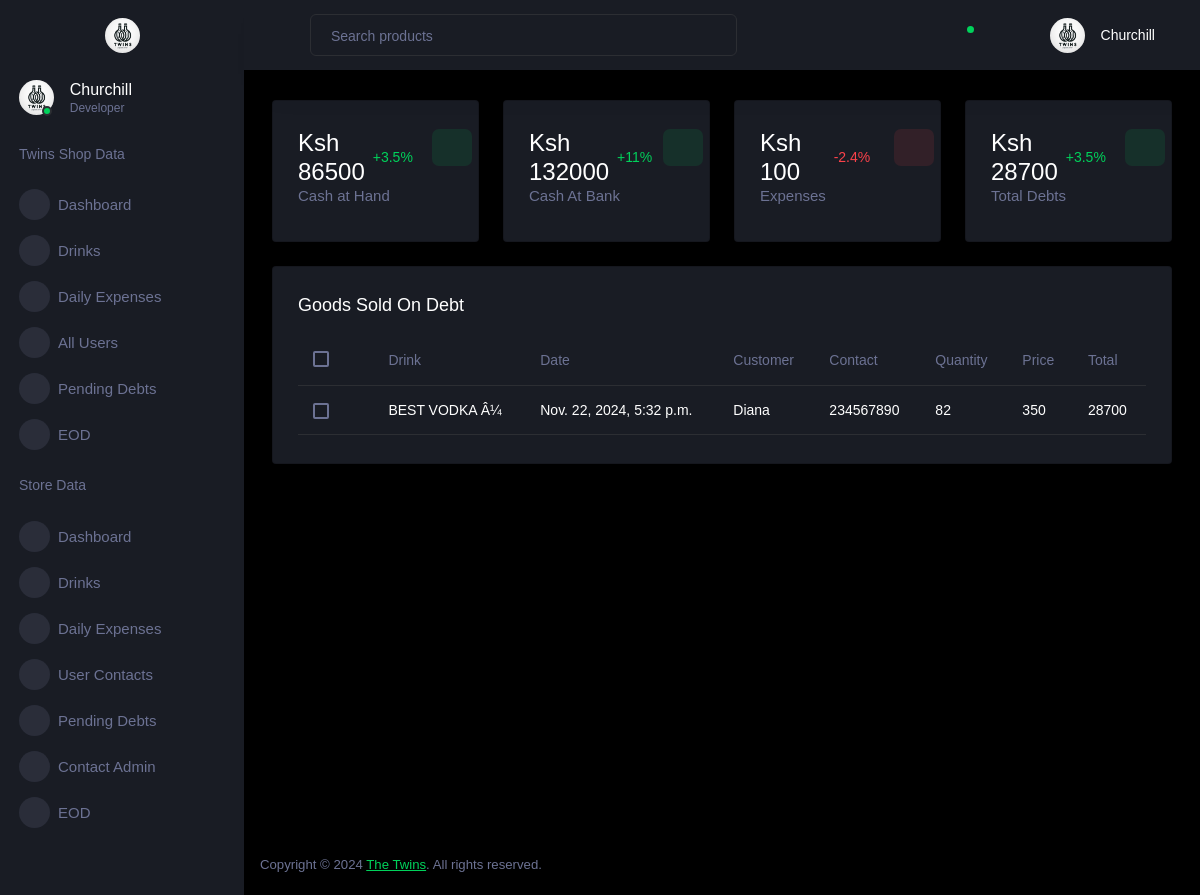
/store/twins-debtors/ (signed in), run on an earlier commit of the app's database.
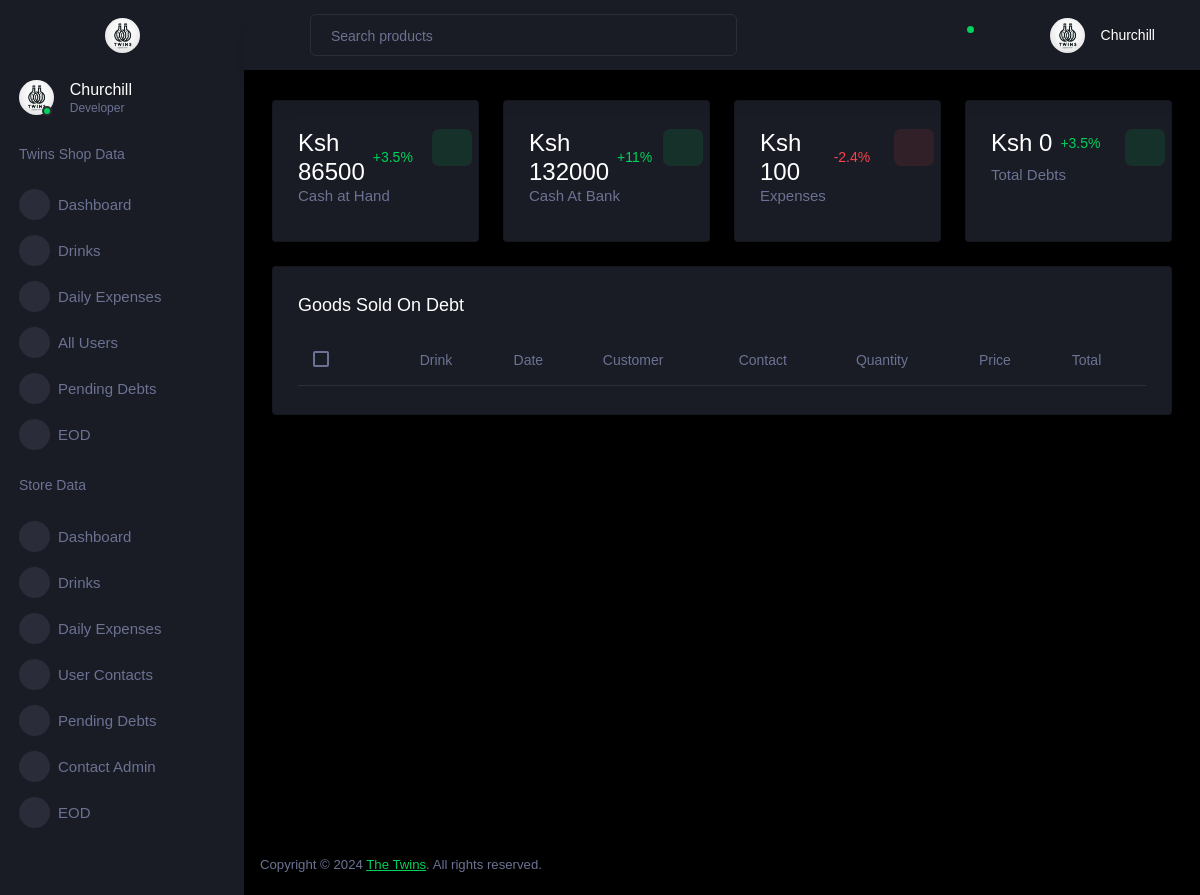
And on a later commit of the database.
### Home/models.py (models this page shows, shortened)
class Dashboard(models.Model):
    cash_at_hand = models.IntegerField(default=0, null=True)
    cash_at_bank = models.IntegerField(default=0, null=True)
    expenses = models.IntegerField(default=0, null=True)
    total_sales = models.IntegerField(default=0, null=True)
    debt = models.IntegerField(default=0, null=True)

class SoldDrinks(models.Model):
    drink = models.ForeignKey(Drinks, on_delete=models.CASCADE, related_name='sold_drinks')
    quantity = models.IntegerField(default=0)
    status = models.CharField(max_length=10, default='paid', null=False, choices=(
        ('Paid', 'Paid'),
        ('Debt', 'Debt')
    ))
    total = models.IntegerField(default=0)
    date = models.DateTimeField(auto_now_add=True)
    payment_mode = models.CharField(max_length=50, null=True, choices=(
        ('Till', 'Till'),
        ('Cash', 'Cash'),
        ('Debt', 'Debt'),
    ))
    customer = models.CharField(max_length=50, null=False, default='')
    customer_contact = models.CharField(max_length=20, default='+254')
    class Meta:
        ordering = ['-date']
    class Mete:
        ordering = ['name']

class Drinks(models.Model):
    name = models.CharField("Drink Name", max_length=50, default="")
    abv = models.CharField(max_length=3, default='', null=True, blank=True)
    wholesale = models.IntegerField(null=True)
    cost = models.IntegerField(default=100)
    opening_stock = models.IntegerField(default=0)
    added_stock = models.IntegerField(default=0)
    sold_stock = models.IntegerField(default=0)
    closing_stock = models.IntegerField(default=0)
    class Meta:
        ordering = ['name']

### TwinsAdminUsers/views.py (the view)
# urls.py: path("twins-debtors/", Debts.as_view(), name='twins_debtors'),
class Debts(LoginRequiredMixin, ListView):
    model = TwinsSoldDrinks
    context_object_name = 'debtors'
    template_name = 'Store/debts.html'
    def get_queryset(self):
        return super().get_queryset().filter(status='Debt')
    def get_context_data(self, **kwargs):
        context = super().get_context_data(**kwargs)
        dashboard, created = Dashmodel.objects.get_or_create(pk=1)
        context['dashboard'] = dashboard
        return context

### TwinsAdminUsers/templates/Store/debts.html (shortened to what the changed rows need)
{% extends "Store/base.html" %}
{% load static %}
{% block body %}
<div class="row">
  <div class="col-xl-3 col-sm-6 grid-margin stretch-card">
    <div class="card">
      <div class="card-body">
        <div class="row">
          <div class="col-9">
            <div class="d-flex align-items-center align-self-start">
              <h3 class="mb-0">Ksh {{ dashboard.cash_at_hand }}</h3>
              <p class="text-success ms-2 mb-0 font-weight-medium">+3.5%</p>
            </div>
          </div>
        </div>
      </div>
    </div>
  </div>
  <div class="col-xl-3 col-sm-6 grid-margin stretch-card">
    <div class="card">
      <div class="card-body">
        <div class="row">
          <div class="col-9">
            <div class="d-flex align-items-center align-self-start">
              <h3 class="mb-0">Ksh {{ dashboard.cash_at_bank }}</h3>
              <p class="text-success ms-2 mb-0 font-weight-medium">+11%</p>
            </div>
          </div>
        </div>
      </div>
    </div>
  </div>
  <div class="col-xl-3 col-sm-6 grid-margin stretch-card">
    <div class="card">
      <div class="card-body">
        <div class="row">
          <div class="col-9">
            <div class="d-flex align-items-center align-self-start">
              <h3 class="mb-0">Ksh {{ dashboard.expenses }}</h3>
              <p class="text-danger ms-2 mb-0 font-weight-medium">-2.4%</p>
            </div>
          </div>
        </div>
      </div>
    </div>
  </div>
  <div class="col-xl-3 col-sm-6 grid-margin stretch-card">
    <div class="card">
      <div class="card-body">
        <div class="row">
          <div class="col-9">
            <div class="d-flex align-items-center align-self-start">
              <h3 class="mb-0">Ksh {{ dashboard.debt }}</h3>
              <p class="text-success ms-2 mb-0 font-weight-medium">+3.5%</p>
            </div>
          </div>
        </div>
      </div>
    </div>
  </div>
</div>
<div class="row ">
  <div class="col-12 grid-margin">
    <div class="card">
      <div class="card-body">
        <div class="table-responsive">
          <table class="table">
            <thead>
              <tr>
                <th>
                  <div class="form-check form-check-muted m-0">
                    <label class="form-check-label">
                    </label>
                  </div>
                </th>
                <th> Drink </th>
                <th> Date </th>
                <th> Customer </th>
                <th> Contact </th>
                <th> Quantity </th>
                <th> Price </th>
                <th> Total </th>
              </tr>
            </thead>
            <tbody>
                {% for debt in debtors %}
                  <tr>
                      <td>
                        <div class="form-check form-check-muted m-0">
                        </div>
                      </td>
                      <td> {{ debt.drink.name }} </td>
                      <td> {{ debt.date }} </td>
                      <td> {{ debt.customer }} </td>
                      <td> {{ debt.customer_contact }} </td>
                      <td> {{ debt.quantity }} </td>
                      <td> {{ debt.drink.cost }} </td>
                      <td> {{ debt.total }} </td>
                  </tr>
                {% endfor %}
            </tbody>
          </table>
        </div>
      </div>
    </div>
  </div>
</div>
{% endblock body %}

What changed in the data, as far as the page shows it:
removed SoldDrinks: drink.name "BEST VODKA Â¼", date "Nov. 22, 2024, 5:32 p.m.", customer "Diana", customer_contact "234567890", quantity "82", drink.cost "350", total "28700"
changed Dashboard: debt "28700" → "0"
